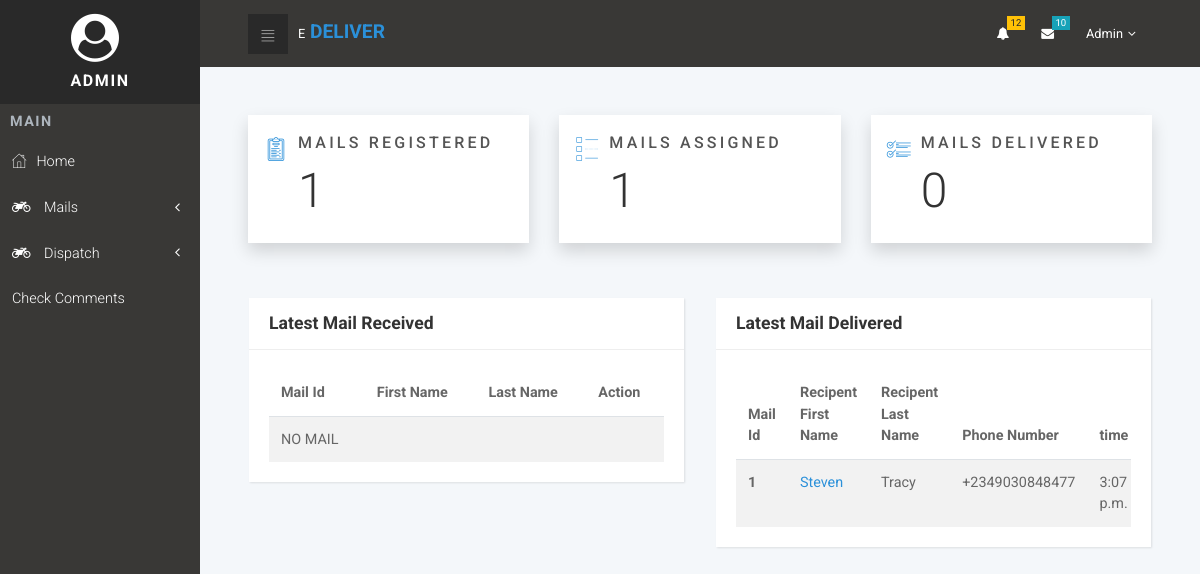
The app's page /home (signed in) with its own data.
### TestApp/models.py (models this page shows, shortened)
class CustomUser(AbstractUser):
    address=models.TextField(max_length=2000)
    phone_number= PhoneNumberField()
    image = models.ImageField(upload_to='upload',blank=True,null=True)

class DeliveryForm(models.Model):
    receiver_first_name= models.CharField(max_length=80)
    receiver_last_name= models.CharField(max_length=80)
    receiver_phone_number = PhoneNumberField()
    mail = models.ForeignKey('Mail', on_delete=models.CASCADE)
    date = models.DateTimeField(default=datetime.now)

class Mail(models.Model):
    STATUS=[
        ('Not_Assigned','Not_Assigned'),
        ('Assigned','Assigned'),
        ('Delivered','Delivered')
    ]
    first_name=models.CharField(max_length=80)
    last_name=models.CharField(max_length=80)
    Phone_Number=PhoneNumberField()
    Sender_Address=models.CharField(max_length=1000,null=True,blank=True)
    sender_city = models.ForeignKey('City',on_delete=models.CASCADE,related_name='sender_city')
    recipent_first_name=models.CharField(max_length=80)
    recipent_last_name=models.CharField(max_length=80)
    recipent_phone_number=PhoneNumberField()
    Address=models.TextField('Recipent Address',max_length=1000)
    receiver_city = models.ForeignKey('City',on_delete=models.CASCADE,related_name='receiver_city')
    status = models.CharField(max_length=20,choices=STATUS,default='Not_Assigned')
    timestamp = models.DateTimeField(default=datetime.now)
    picked = models.BooleanField(default=False)

### TestApp/views.py (the view)
# urls.py: 2. Add a URL to urlpatterns:  path('', views.home, name='home')
def home(request):
    uuser = CustomUser.objects.get(id=request.user.id)
    mail_list=Mail.objects.filter(status='Not_Assigned').order_by('-pk')[:5]
    mail=Mail.objects.all()
    mail_list2=Mail.objects.filter(status='Not_Assigned').order_by('-pk')
    mail_list_count=mail.count()
    mail_assigned = Mail.objects.filter(status='Assigned')
    mail_assigned_count =mail_assigned.count()
    mail_delivered = DeliveryForm.objects.all()
    mail_deliver = Mail.objects.filter(status='Delivered')
    mailid=None
    for item in mail_deliver:
        mailid=item.id
    mail_delivered_count=mail_deliver.count()
    context={
        'mail_list':mail_list,
        'mail_list2':mail_list2,
        'mail_list_count':mail_list_count,
        'mail_assigned_count':mail_assigned_count,
        'mail_delivered_count':mail_delivered_count,
        'mail_delivered':mail_delivered,
        'uuser':uuser,
    }
    return render(request,'index.html',context)

### templates/index.html
{% extends "base.html" %}
{% load static %}
{% block content %}
{% include "nav.html" %}
<section class="dashboard-counts section-padding">
    <div class="container-fluid">
        <div class="card-deck">
            <div class="  card  bg-white shadow p-3">
                <div class="wrapper count-title d-flex">
                    <div class="icon"><i class="icon-padnote"></i></div>
                    <div class="name"><strong class="text-uppercase">mails REGISTERED </strong>
                        <div class="count-number">{{mail_list_count}}</div>
                    </div>
                </div>
            </div>
            <div class="  card  bg-white shadow p-3">
                <div class="wrapper count-title d-flex">
                    <div class="icon"><i class="icon-list"></i></div>
                    <div class="name"><strong class="text-uppercase">Mails assigned</strong>
                        <div class="count-number">{{mail_assigned_count}}</div>
                    </div>
                </div>
            </div>
            <div class="  card bg-white shadow p-3">
                <div class="wrapper count-title d-flex">
                    <div class="icon"><i class="icon-list-1"></i></div>
                    <div class="name"><strong class="text-uppercase">mails delivered</strong>
                        <div class="count-number">{{mail_delivered_count}}</div>
                    </div>
                </div>
            </div>
        </div>
        <div class="row">
        <div class="col-lg-6 p-3 mt-4">
            <div class="card">
                <div class="card-header">
                    <h4>Latest Mail Received</h4>
                </div>
                <div class="card-body">
                    <div class="table-responsive">
                        <table class="table table-striped">
                            <thead>
                                <tr>
                                    <th>Mail Id</th>
                                    <th>First Name</th>
                                    <th>Last Name</th>
                                    <th>Action</th>
                                </tr>
                            </thead>
                            <tbody>
                            {% for mail in mail_list2  %}
                                <tr>
                                    <th scope="row">{{mail.id}}</th>
                                    <td>{{mail.first_name}}</td>
                                    <td>{{mail.last_name}}</td>
                                    <td><a name="" id="" class="btn btn-success" href="{% url 'assign' mail.id %}" role="button">Assign <i class="fa fa-long-arrow-right  "></i> </a></td>
                                </tr>
                                {% empty %}
                                <tr>
                                <td>
                                NO  MAIL
                                </td>
                               <td></td>
                               <td></td>
                               <td></td>
                                </tr>
                            {% endfor %}
                            </tbody>
                        </table>
                    </div>
                </div>
            </div>
        </div>
        <div class="col-lg-6 p-3 mt-4">
            <div class="card">
                <div class="card-header">
                    <h4>Latest Mail Delivered</h4>
                </div>
                <div class="card-body">
                    <div class="table-responsive">
                        <table class="table table-striped">
                            <thead>
                                <tr>
                                    <th>Mail Id</th>
                                    <th>Recipent First Name</th>
                                    <th>Recipent Last Name</th>
                                    <th>Phone Number</th>
                                    <th>time</th>
                                </tr>
                            </thead>
                            <tbody>
                            {% for item  in mail_delivered %}
                                <tr>
                                    <th scope="row">{{item.mail.id}}</th>
                                    <td><a href="{% url 'mailinfo' item.mail.id %}">{{item.receiver_first_name}}</a></td>
                                    <td>{{item.receiver_last_name}}</td>
                                    <td>{{item.receiver_phone_number}}</td>
                                    <td>{{item.date |time }}</td>
                                </tr>
                               {% endfor %}
                            </tbody>
                        </table>
                    </div>
                </div>
            </div>
        </div>
    </div>
</section>
{% endblock content %}

### templates/nav.html (shortened to what this page needs)
{% load static %}
        <nav class="side-navbar">
      <div class="side-navbar-wrapper">
        <div class="sidenav-header d-flex align-items-center justify-content-center">
          <div class="sidenav-header-inner text-center">
          {% if user.image %}
          <img src="{{user.image.url}}" class="img-fluid rounded-circle">
          {% else %}
          <i class="fa fa-user-circle icon" aria-hidden="true"></i>
        {% endif %}
            <h2 class="h5">{{user.username}}</h2>
          </div>
        </div>
        <div class="main-menu">
          <h5 class="sidenav-heading">Main</h5>
          <ul id="side-main-menu" class="side-menu list-unstyled">
            <li><a href="{% url 'decide' %}"> <i class="icon-home"></i>Home                             </a></li>
            <li><a href="#exampledropdownDropdown" aria-expanded="false" data-toggle="collapse"><i class="fa fa-motorcycle    "></i> Mails</a>
            </li>
            <li><a href="#exampledropdownDropdown2" aria-expanded="false" data-toggle="collapse"><i class="fa fa-motorcycle    "></i>  Dispatch </a>
            </li>
           <li><a href="{% url 'view_comments' %}">  Check Comments  </a></li>
          </ul>
        </div>
      </div>
    </nav>
     <div class="page">
        <nav class="navbar">
        <div class="container-fluid">
          <div class="navbar-holder d-flex align-items-center justify-content-between">
            <div class="navbar-header"><a id="toggle-btn" href="#" class="menu-btn"><i class="icon-bars"> </i></a><a href="index.html" class="navbar-brand">
                <div class="brand-text d-none d-md-inline-block"><span>E  </span><strong class="text-primary"> DELIVER</strong></div></a></div>
            <ul class="nav-menu list-unstyled d-flex flex-md-row align-items-md-center">
              <li class="nav-item dropdown"> <a id="notifications" rel="nofollow" data-target="#" href="#" data-toggle="dropdown" aria-haspopup="true" aria-expanded="false" class="nav-link"><i class="fa fa-bell"></i><span class="badge badge-warning">12</span></a>
              </li>
              <li class="nav-item dropdown"> <a id="messages" rel="nofollow" data-target="#" href="#" data-toggle="dropdown" aria-haspopup="true" aria-expanded="false" class="nav-link"><i class="fa fa-envelope"></i><span class="badge badge-info">10</span></a>
              </li>
                              <li class="nav-item dropdown"><a id="profile" rel="nofollow" data-target="#" href="#" data-toggle="dropdown" aria-haspopup="true" aria-expanded="false" class="nav-link dropdown-toggle"><span class="">{{user.username | capfirst}}</span></a>
                </li>
            </ul>
          </div>
        </div>
      </nav>

### templates/nav.html (style rules this page uses)
i.icon { font-size: 3rem; }

### records on screen
CustomUser: username "ADMIN", username "Admin"
DeliveryForm: mail.id "1", receiver_first_name "Steven", receiver_last_name "Tracy", receiver_phone_number "+2349030848477", date "3:07 p.m."

### other values on screen
{{ mail_list_count }} "1"
{{ mail_assigned_count }} "1"
{{ mail_delivered_count }} "0"
